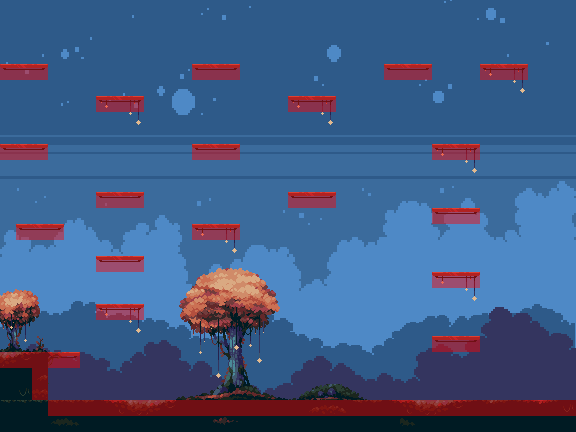

Rendered tile map (Tiled .tmx) drawn with the repository's tilesets; below, a short description and the map source with its tile grids summarised:
An orthogonal 36x27 tile map with 16x16 px tiles, 6 tile layers (Trees, Foreground Objects, Lights, Platforms, ...), 3 tilesets and 4 objects.

<map version="1.10" tiledversion="1.10.1" orientation="orthogonal" renderorder="right-down" width="36" height="27" tilewidth="16" tileheight="16" infinite="0" nextlayerid="10" nextobjectid="7">
 <editorsettings>
  <export target="../tiled.js" format="js" />
 </editorsettings>
 <tileset firstgid="1" source="springstar.tsx" />
 <tileset firstgid="199" source="background.tsx" />
 <tileset firstgid="202" source="collision.tsx" />
 <objectgroup id="6" name="Bg1">
  <object id="1" gid="199" x="-19.071" y="432.285" width="603.256" height="438.875" />
  <object id="3" gid="200" x="1.07112" y="430.386" width="288" height="180" />
 </objectgroup>
 <objectgroup id="7" name="Bg2">
  <object id="5" gid="200" x="-10.2515" y="409.864" width="585.219" height="317.287" />
 </objectgroup>
 <objectgroup id="8" name="Bg3">
  <object id="6" gid="201" x="-10.9592" y="421.187" width="588.05" height="347.009" />
 </objectgroup>
 <layer id="1" name="Trees" width="36" height="27">
  <data>[972 cells, 184 non-empty, 125 distinct tile ids]</data>
 </layer>
 <layer id="2" name="Foreground Objects" width="36" height="27" opacity="0.39">
  <data>[972 cells, 21 non-empty, 14 distinct tile ids]</data>
 </layer>
 <layer id="4" name="Lights" width="36" height="27">
  <data>[972 cells, 21 non-empty, 3 distinct tile ids]</data>
 </layer>
 <layer id="3" name="Platforms" width="36" height="27">
  <data>[972 cells, 57 non-empty, 5 distinct tile ids]</data>
 </layer>
 <layer id="9" name="FloorCollisions" width="36" height="27" opacity="0.44">
  <data>[972 cells, 38 non-empty, 1 distinct tile ids]</data>
 </layer>
 <layer id="5" name="PlatformCollisions" width="36" height="27" opacity="0.44">
  <data>[972 cells, 56 non-empty, 1 distinct tile ids]</data>
 </layer>
</map>
